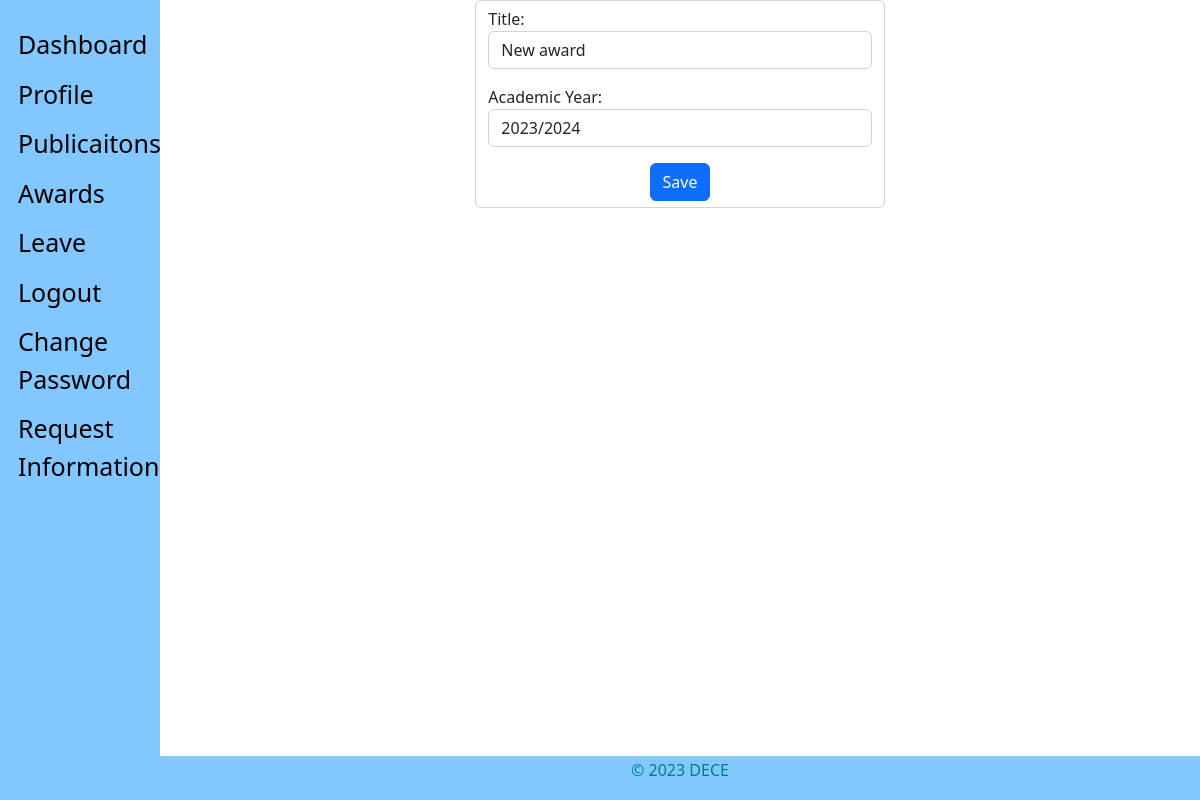
Page /staff_view/awards_edit/3/ (signed in) on the earlier database version.
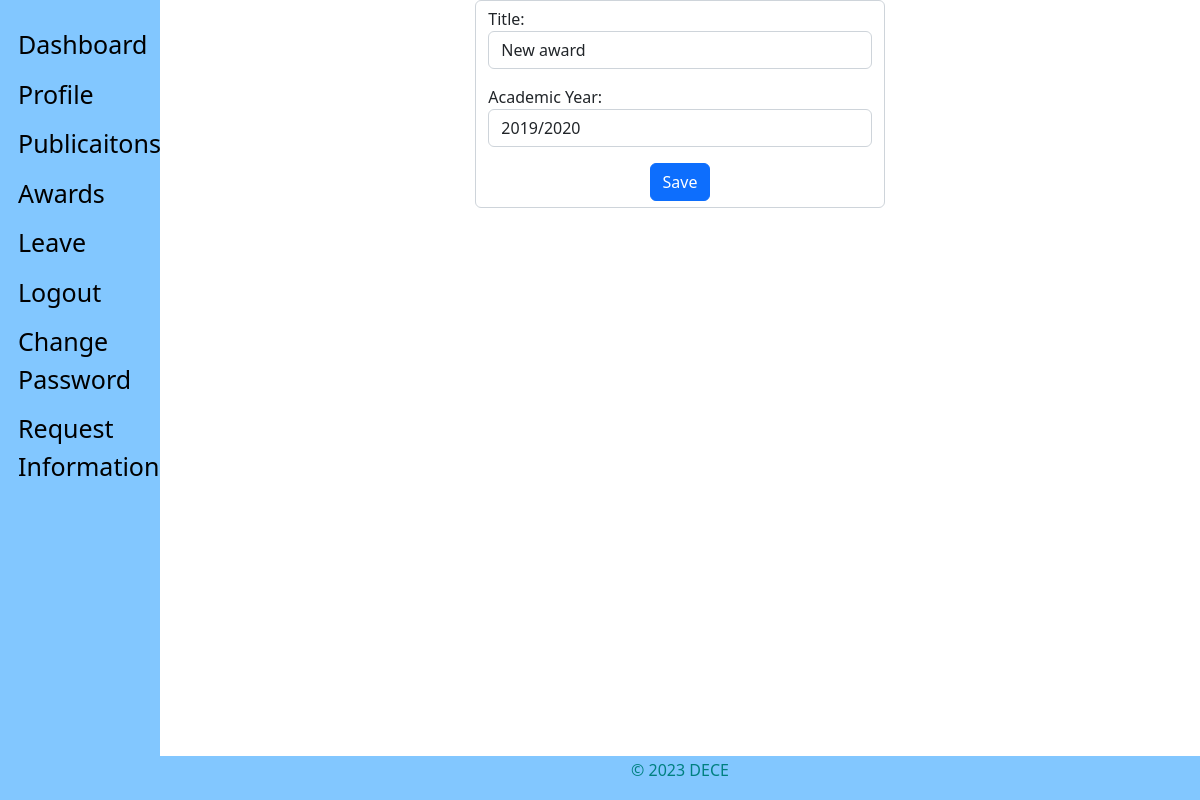
Same page on the later database version.
### staff_app/models.py (models this page shows, shortened)
class Awards(models.Model):
    user = models.ForeignKey(CustomUser, on_delete=models.CASCADE, default=1)
    title = models.CharField(max_length=100, verbose_name=_(
        'Title'), null=True, blank=False)  # A field that stores the title of the award
    year = models.CharField(verbose_name=_(
        'Academic Year'), null=True, blank=False, max_length=9)
    updated = models.DateTimeField(auto_now=True, auto_now_add=False)
    created = models.DateTimeField(auto_now=False, auto_now_add=True)
    class Meta:
        verbose_name = _('Award')
        verbose_name_plural = _('Awards')
        ordering = ['-created']  # The default ordering for the model

### staff_app/views.py (the view)
# urls.py: path('awards_edit/<int:id>/', views.edit_award, name="award-edit"),
def edit_award(request, id):
    if not request.user.is_authenticated:
        return redirect('hris:home')
    awards = get_object_or_404(Awards, id=id)
    form = AwardsCreateForm(request.POST or None, instance=awards)
    if form.is_valid():
        instance = form.save(commit='false')
        instance.user = request.user
        instance.save()
        messages.success(request, "Saved successfully")
        return redirect('staff:profile')
    context = {
        'form': form
    }
    return render(request, "staff/staff_awards_edit.html", context)

### staff_app/forms.py
class AwardsCreateForm(forms.ModelForm):
    class Meta:
        model = Awards
        exclude = ['created', 'updated', 'user']
        widgets = {
            'title': forms.TextInput(attrs={'class': 'form-control'}),
            'year': forms.Select(choices=academic_year_choices(), attrs={'class': 'form-control'}),
        }

### templates/staff/staff_awards_edit.html (shortened to what this page needs)
{% extends 'base.html' %}
{% block content %}
<div class="container">
    <div class="row justify-content-center">
        <div class="col-5">
            <form action="." method="POST" class="form-control" >{% csrf_token %}
                {{form.as_p}}
                <div class="d-flex justify-content-center">
                    <input class="btn btn-primary" type="submit" value="Save" />
                </div>
            </form>
        </div>
    </div>
</div>
{% endblock content %}

Differences in the rows shown:
changed Awards "New award": year "2023/2024" → "2019/2020"
